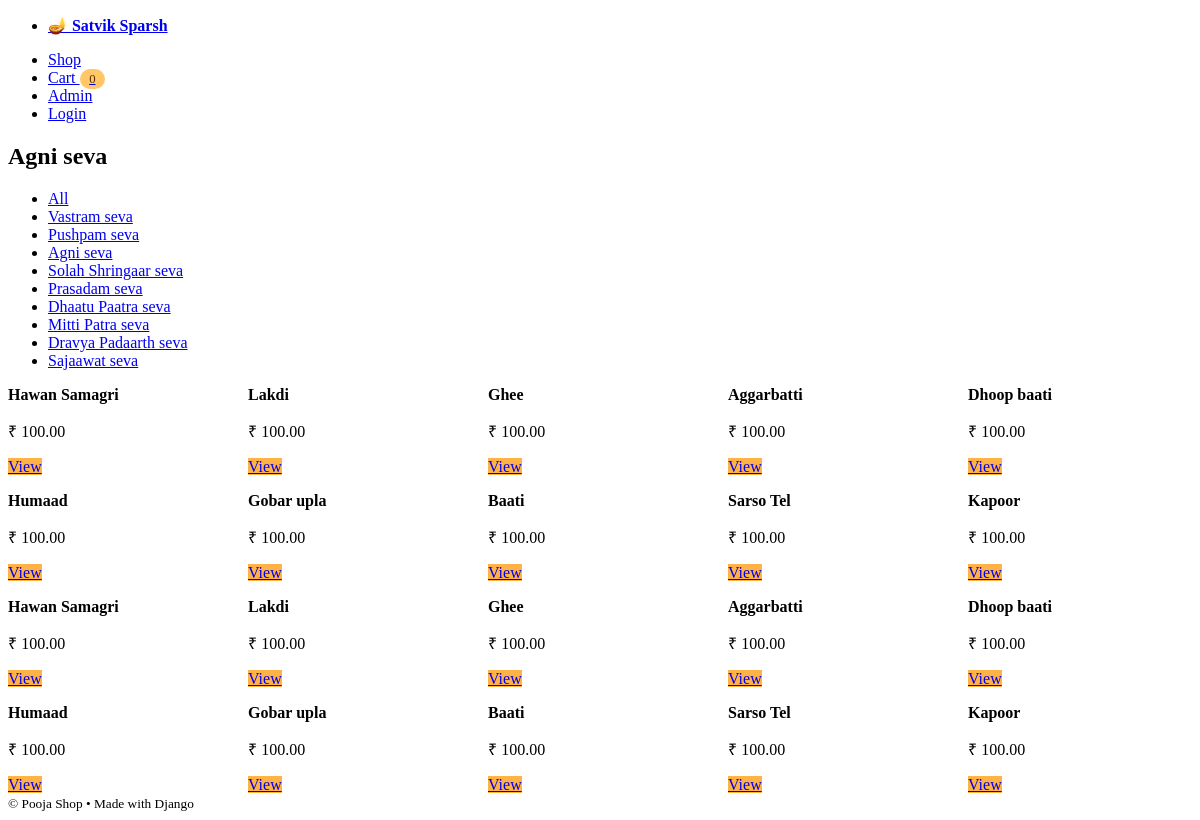
Page /shop/category/agni-seva-1/ on the committed database.
### shop/models.py (models this page shows, shortened)
class Category(models.Model):
    name = models.CharField(max_length=120, unique=True)
    slug = models.SlugField(max_length=140, unique=True)
    description = models.TextField(blank=True)
    class Meta:
        verbose_name_plural = "Categories"

class Product(models.Model):
    category = models.ForeignKey(Category, on_delete=models.CASCADE, related_name='products')
    name = models.CharField(max_length=200)
    slug = models.SlugField(max_length=220, unique=True)
    description = models.TextField(blank=True)
    price = models.DecimalField(max_digits=10, decimal_places=2)
    stock = models.PositiveIntegerField(default=0)  # ✅ Stock field added
    quantity = models.PositiveIntegerField(default=0)  # ✅ Quantity field added
    is_active = models.BooleanField(default=True)
    image = models.ImageField(upload_to='products/', blank=True, null=True)

### shop/views.py (the view)
# urls.py: path('', views.product_list, name='product_list'),
def product_list(request, slug=None):
    category = None
    products = Product.objects.filter(is_active=True)
    if slug:
        category = get_object_or_404(Category, slug=slug)
        products = products.filter(category=category)
    return render(request, "shop/product_list.html", {"products": products, "category": category})

### shop/context_processors.py (called while the page is built)
def categories(request):
    return {"all_categories": Category.objects.all()}

def cart_item_count(request):
    cart = request.session.get("cart", {})
    return {"cart_item_count": sum(cart.values())}

### templates/shop/product_list.html (shortened to what this page needs)
{% extends 'base.html' %}
{% block content %}
<h2>{% if category %}{{ category.name }}{% else %}All Products{% endif %}</h2>
<nav>
  <ul>
    <li><a href="/shop/">All</a></li>
    {% for c in all_categories %}
    <li><a href="/shop/category/{{ c.slug }}/">{{ c.name }}</a></li>
    {% endfor %}
  </ul>
</nav>
<div class="product-grid">
  {% for p in products %}
  <article>
    <header><strong>{{ p.name }}</strong></header>
    <p>₹ {{ p.price }}</p>
    <footer><a role="button" href="/shop/product/{{ p.slug }}/">View</a></footer>
  </article>
  {% empty %}
  <p>No products.</p>
  {% endfor %}
</div>
{% endblock %}

### templates/base.html (style rules this page uses)
.product-grid { display:grid;grid-template-columns:repeat(auto-fit,minmax(220px,1fr));gap:1rem }
:root { --brand:#ffc766; --brand-strong:#ffb347; --brand-text:#5a2a00; }
a[role="button"], button, .contrast button { background: var(--brand-strong); border-color: var(--brand-strong); }

### rows in the picture
Category: name "Agni seva"
Category: name "Vastram seva"
Category: name "Pushpam seva"
Category: name "Solah Shringaar seva"
Category: name "Prasadam seva"
Category: name "Dhaatu Paatra seva"
Category: name "Mitti Patra seva"
Category: name "Dravya Padaarth seva"
Category: name "Sajaawat seva"
Product: name "Hawan Samagri", price "100.00"
Product: name "Lakdi", price "100.00"
Product: name "Ghee", price "100.00"
Product: name "Aggarbatti", price "100.00"
Product: name "Dhoop baati", price "100.00"
Product: name "Humaad", price "100.00"
Product: name "Gobar upla", price "100.00"
Product: name "Baati", price "100.00"
Product: name "Sarso Tel", price "100.00"
Product: name "Kapoor", price "100.00"
Product: name "Hawan Samagri", price "100.00"
Product: name "Lakdi", price "100.00"
Product: name "Ghee", price "100.00"
Product: name "Aggarbatti", price "100.00"
Product: name "Dhoop baati", price "100.00"
Product: name "Humaad", price "100.00"
Product: name "Gobar upla", price "100.00"
Product: name "Baati", price "100.00"
Product: name "Sarso Tel", price "100.00"
Product: name "Kapoor", price "100.00"

### other values in the picture
{{ cart_item_count }} "0"
